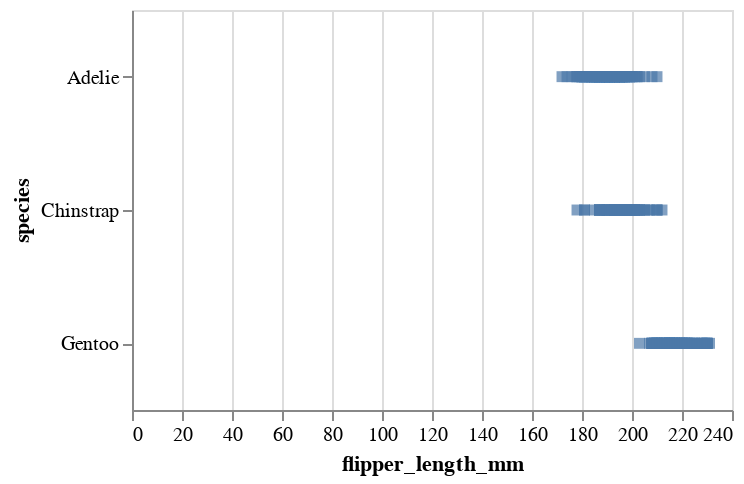

Write notebook code for a chart like this one.
### Code cell
#Scatter Plot of Flipper Length-Species
FlipperSpecies_scatter = alt.Chart(df).mark_square().encode(
    x="flipper_length_mm",
    y=alt.Y("species").scale(zero=False)
).properties(
    width=300, 
    height=200
)

FlipperSpecies_scatter

### Figure 1 — Vega-Lite specification as saved in the notebook (floating-point values rounded to 4 significant figures; data arrays with more than 128 entries replaced by an {"elided": "..."} marker saying what was removed)
{"config": {"view": {"continuousWidth": 300, "continuousHeight": 300}}, "data": {"name": "data-d4cc4b5afb59cc499110efd6c75570d3"}, "mark": {"type": "square"}, "encoding": {"x": {"field": "flipper_length_mm", "type": "quantitative"}, "y": {"field": "species", "scale": {"zero": false}, "type": "nominal"}}, "height": 200, "width": 300, "$schema": "https://vega.github.io/schema/vega-lite/v5.8.0.json", "datasets": {"data-d4cc4b5afb59cc499110efd6c75570d3": {"elided": "344 records"}}}
